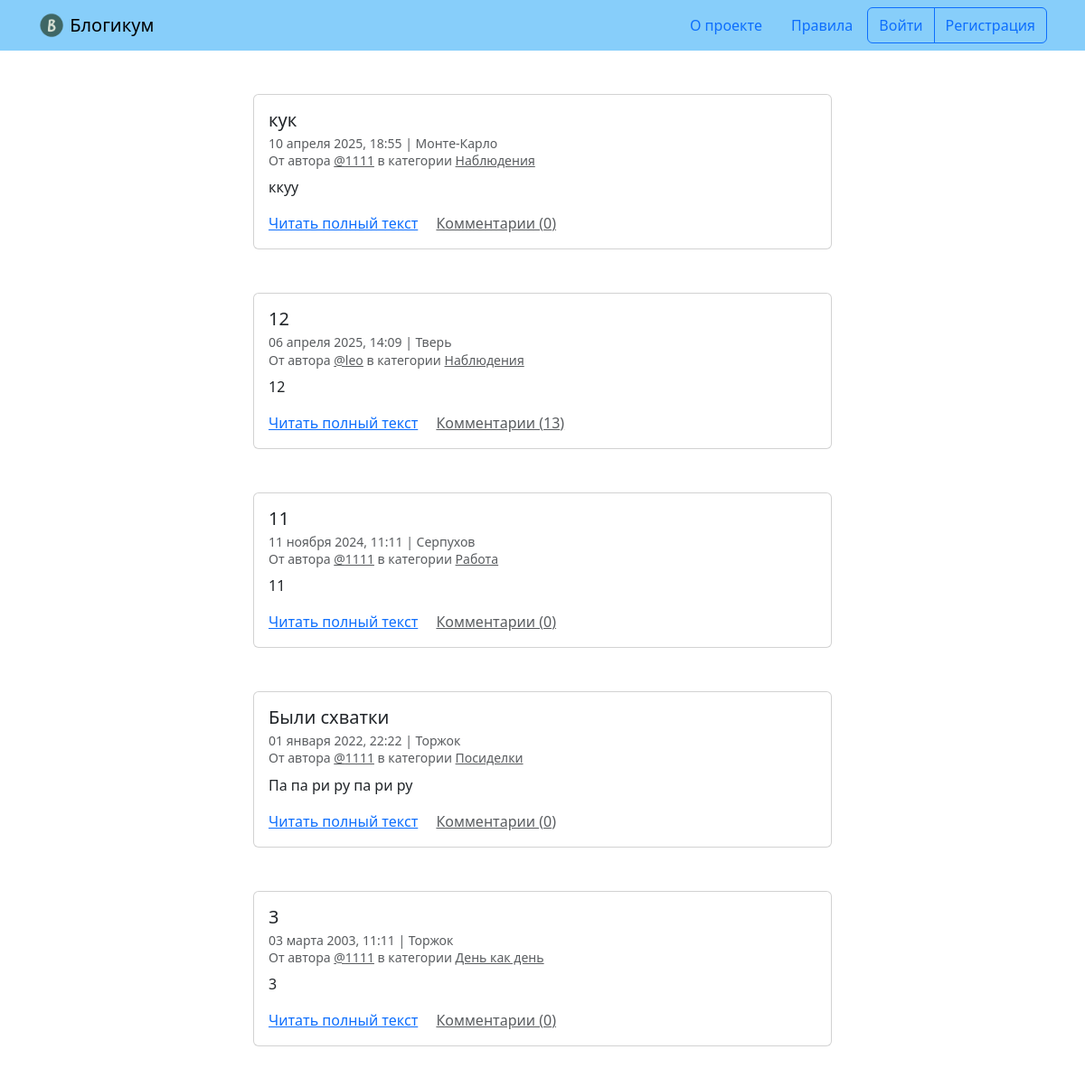
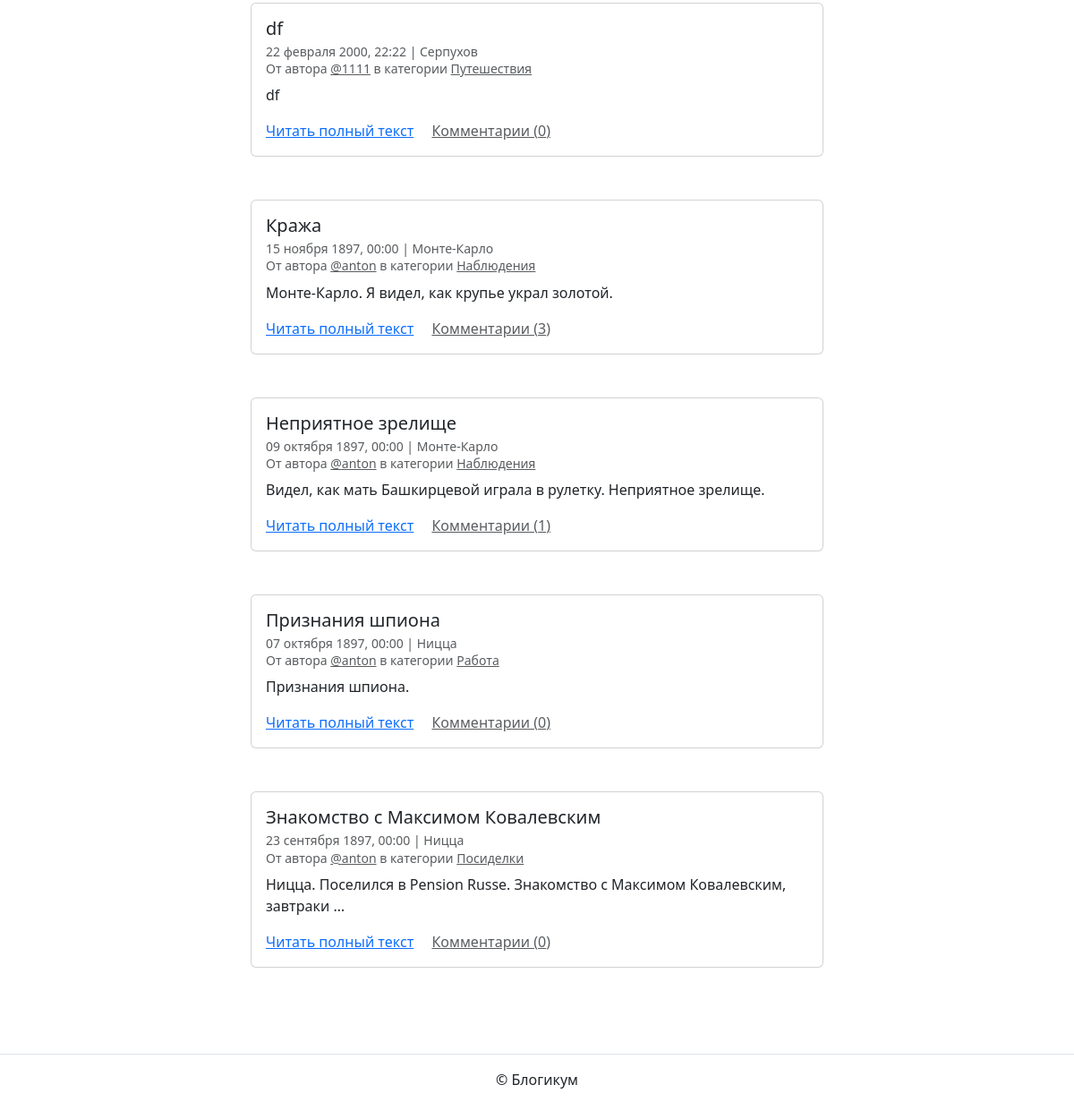
The page / on the database its author committed (2 pictures, top to bottom).
### blog/models.py (models this page shows, shortened)
class PublishedModel(models.Model):
    is_published = models.BooleanField(
        'Опубликовано',
        default=True,
        help_text='Снимите галочку, чтобы скрыть публикацию.'
    )
    created_at = models.DateTimeField('Добавлено', auto_now_add=True)
    class Meta:
        abstract = True

class Post(PublishedModel):
    title = models.CharField('Заголовок', max_length=256)
    text = models.TextField('Текст')
    pub_date = models.DateTimeField(
        'Дата и время публикации',
        help_text='Если установить дату и время в будущем —'
                  ' можно делать отложенные публикации.'
    )
    author = models.ForeignKey(
        User,
        on_delete=models.CASCADE,
        verbose_name='Автор публикации'
    )
    location = models.ForeignKey(
        Location,
        on_delete=models.SET_NULL,
        null=True,
        blank=True,
        verbose_name='Местоположение'
    )
    category = models.ForeignKey(
        Category,
        on_delete=models.SET_NULL,
        null=True,
        verbose_name='Категория'
    )
    image = models.ImageField(
        'Изображение',
        upload_to='posts/',
        blank=True,
        null=True,
        validators=[FileExtensionValidator(['jpg', 'jpeg', 'png'])],
        help_text='Загрузите изображение (JPG/PNG)'
    )
    class Meta:
        verbose_name = 'публикация'
        verbose_name_plural = 'Публикации'
        ordering = ('-pub_date',)

class Location(PublishedModel):
    name = models.CharField('Название места', max_length=256)
    class Meta:
        verbose_name = 'местоположение'
        verbose_name_plural = 'Местоположения'

class Category(PublishedModel):
    title = models.CharField('Заголовок', max_length=256)
    description = models.TextField('Описание')
    slug = models.SlugField(
        'Идентификатор',
        unique=True,
        help_text='Идентификатор страницы для URL; '
                  'разрешены символы латиницы, цифры, дефис и подчёркивание.'
    )
    class Meta:
        verbose_name = 'категория'
        verbose_name_plural = 'Категории'

### blog/views.py (the view)
# urls.py: path('', views.PostListView.as_view(), name='index'),
class PostListView(ListView):
    model = Post
    template_name = 'blog/index.html'
    context_object_name = 'page_obj'
    paginate_by = POSTS_ON_PAGE
    def get_queryset(self):
        return Post.objects.filter(
            is_published=True,
            category__is_published=True,
            pub_date__lte=timezone.now()
        ).annotate(
            comment_count=Count('comments')
        ).select_related(
            'category', 'author', 'location'
        ).order_by('-pub_date')

### templates/blog/index.html (shortened to what this page needs)
{% extends "base.html" %}
{% block content %}
  {% for post in page_obj %}
    <article class="mb-5">
      {% include "includes/post_card.html" %}
    </article>
  {% endfor %}
{% endblock %}

### templates/base.html (shortened to what this page needs)
{% load static %}
{% load django_bootstrap5 %}
<!DOCTYPE html>
<html lang="ru">
  <head>
    {% bootstrap_css %}
  </head>
  <body>
    {% include "includes/header.html" %}
    <main>
      <div class="container py-5">
        {% block content %}{% endblock %}
      </div>
    </main>
    {% include "includes/footer.html" %}
  </body>
</html>

### templates/includes/header.html
{% load static %}
<header>
  <nav class="navbar navbar-light" style="background-color: lightskyblue">
    <div class="container">
      <a class="navbar-brand" href="{% url 'blog:index' %}">
        <img src="{% static 'img/logo.png' %}" width="30" height="30" class="d-inline-block align-top" alt="">
        Блогикум
      </a>
      {% with request.resolver_match.view_name as view_name %}
        <ul class="nav  nav-pills">
          <li class="nav-item">
            <a class="nav-link {% if view_name == 'pages:about' %} text-white {% endif %}" href="{% url 'pages:about' %}">
              О проекте
            </a>
          </li>
          <li class="nav-item">
            <a class="nav-link {% if view_name == 'pages:rules' %} text-white {% endif %}" href="{% url 'pages:rules' %}">
              Правила
            </a>
          </li>
          {% if user.is_authenticated %}
            <div class="btn-group" role="group" aria-label="Basic outlined example">
              <button type="button" class="btn btn-outline-primary"><a class="text-decoration-none text-reset"
                  href="{% url 'blog:create_post' %}">Написать пост</a></button>
              <button type="button" class="btn btn-outline-primary"><a class="text-decoration-none text-reset"
                  href="{% url 'blog:profile' user.username %}">{{ user.username }}</a></button>
              <button type="button" class="btn btn-outline-primary"><a class="text-decoration-none text-reset"
                  href="{% url 'logout' %}">Выйти</a></button>
            </div>
          {% else %}
            <div class="btn-group" role="group" aria-label="Basic outlined example">
              <button type="button" class="btn btn-outline-primary"><a class="text-decoration-none text-reset"
                  href="{% url 'login' %}">Войти</a></button>
              <button type="button" class="btn btn-outline-primary"><a class="text-decoration-none text-reset"
                  href="{% url 'registration' %}">Регистрация</a></button>
            </div>
          {% endif %}
        </ul>
      {% endwith %}
    </div>
  </nav>
</header>

### templates/includes/post_card.html (shortened to what this page needs)
<div class="col d-flex justify-content-center">
  <div class="card" style="width: 40rem;">
    <div class="card-body">
      <h5 class="card-title">{{ post.title }}</h5>
      <h6 class="card-subtitle mb-2 text-muted">
        <small>
          {{ post.pub_date|date:"d E Y, H:i" }} | {% if post.location and post.location.is_published %}{{ post.location.name }}{% else %}Планета Земля{% endif %}<br>
          От автора <a class="text-muted" href="{% url 'blog:profile' post.author.username %}">@{{ post.author.username }}</a> в
          категории {% include "includes/category_link.html" %}
        </small>
      </h6>
      <p class="card-text">{{ post.text|truncatewords:10 }}</p>
      <a href="{% url 'blog:post_detail' post.id %}" class="card-link">Читать полный текст</a>
      <a href="{% url 'blog:post_detail' post.id %}" class="card-link text-muted">Комментарии ({{ post.comment_count }})</a>
    </div>
  </div>
</div>

### templates/includes/category_link.html
<a class="text-muted" href="{% url 'blog:category_posts' post.category.slug %}">
  {{ post.category.title }}
</a>

### templates/includes/footer.html
<footer class="border-top text-center py-3">
  <p>© Блогикум</p>
</footer>

### rows shown on the page
Post: title "кук", pub_date "10 апреля 2025, 18:55", location.name "Монте-Карло", author.username "1111", category "Наблюдения", text "ккуу", comment_count "0"
Post: title "12", pub_date "06 апреля 2025, 14:09", location.name "Тверь", author.username "leo", category "Наблюдения", text "12", comment_count "13"
Post: title "11", pub_date "11 ноября 2024, 11:11", location.name "Серпухов", author.username "1111", category "Работа", text "11", comment_count "0"
Post: title "Были схватки", pub_date "01 января 2022, 22:22", location.name "Торжок", author.username "1111", category "Посиделки", text "Па па ри ру па ри ру", comment_count "0"
Post: title "3", pub_date "03 марта 2003, 11:11", location.name "Торжок", author.username "1111", category "День как день", text "3", comment_count "0"
Post: title "df", pub_date "22 февраля 2000, 22:22", location.name "Серпухов", author.username "1111", category "Путешествия", text "df", comment_count "0"
Post: title "Кража", pub_date "15 ноября 1897, 00:00", location.name "Монте-Карло", author.username "anton", category "Наблюдения", text "Монте-Карло. Я видел, как крупье украл золотой.", comment_count "3"
Post: title "Неприятное зрелище", pub_date "09 октября 1897, 00:00", location.name "Монте-Карло", author.username "anton", category "Наблюдения", text "Видел, как мать Башкирцевой играла в рулетку. Неприятное зрелище.", comment_count "1"
Post: title "Признания шпиона", pub_date "07 октября 1897, 00:00", location.name "Ницца", author.username "anton", category "Работа", text "Признания шпиона.", comment_count "0"
Post: title "Знакомство с Максимом Ковалевским", pub_date "23 сентября 1897, 00:00", location.name "Ницца", author.username "anton", category "Посиделки", text "Ницца. Поселился в Pension Russe. Знакомство с Максимом Ковалевским, завтраки …", comment_count "0"
